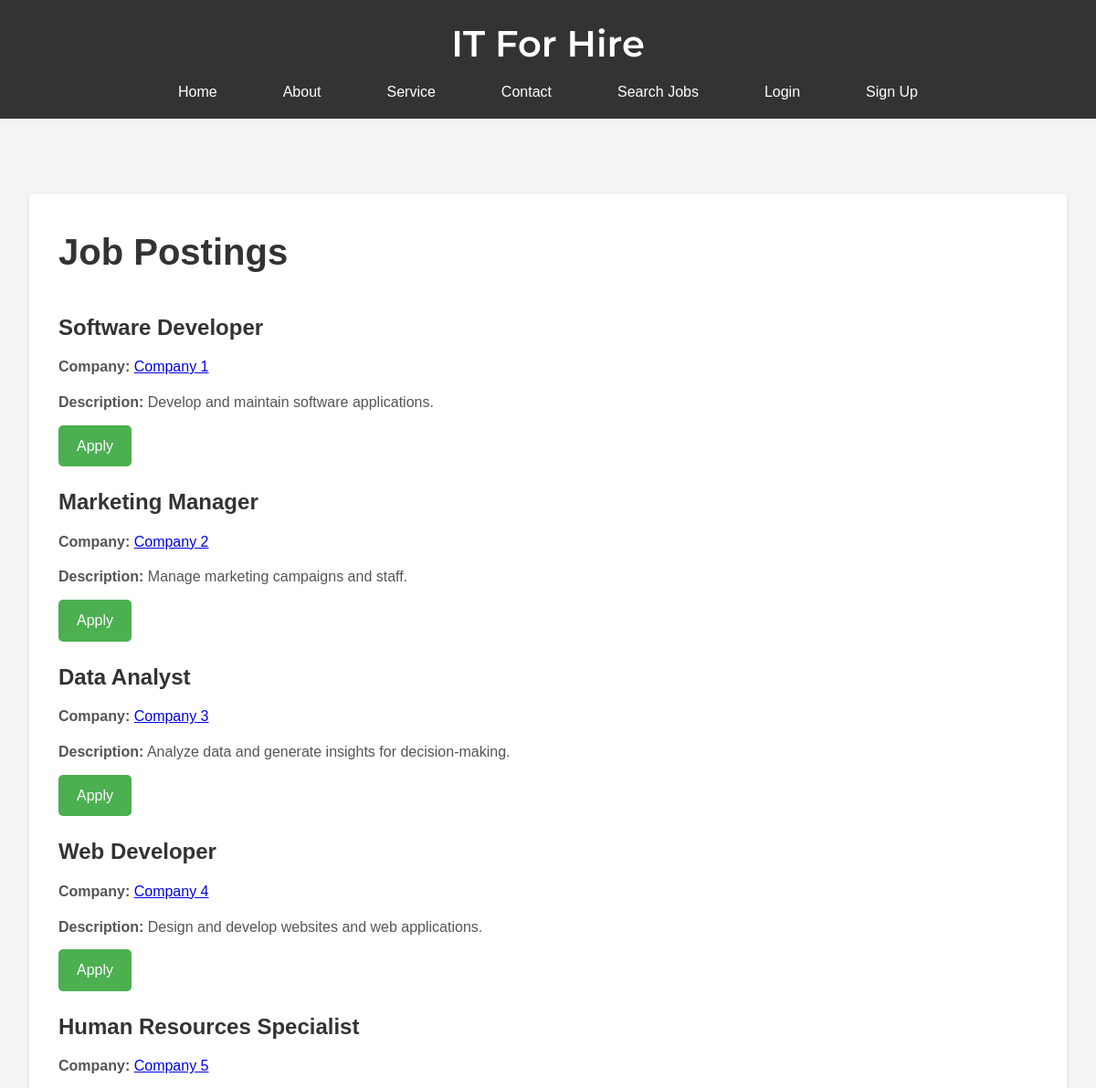
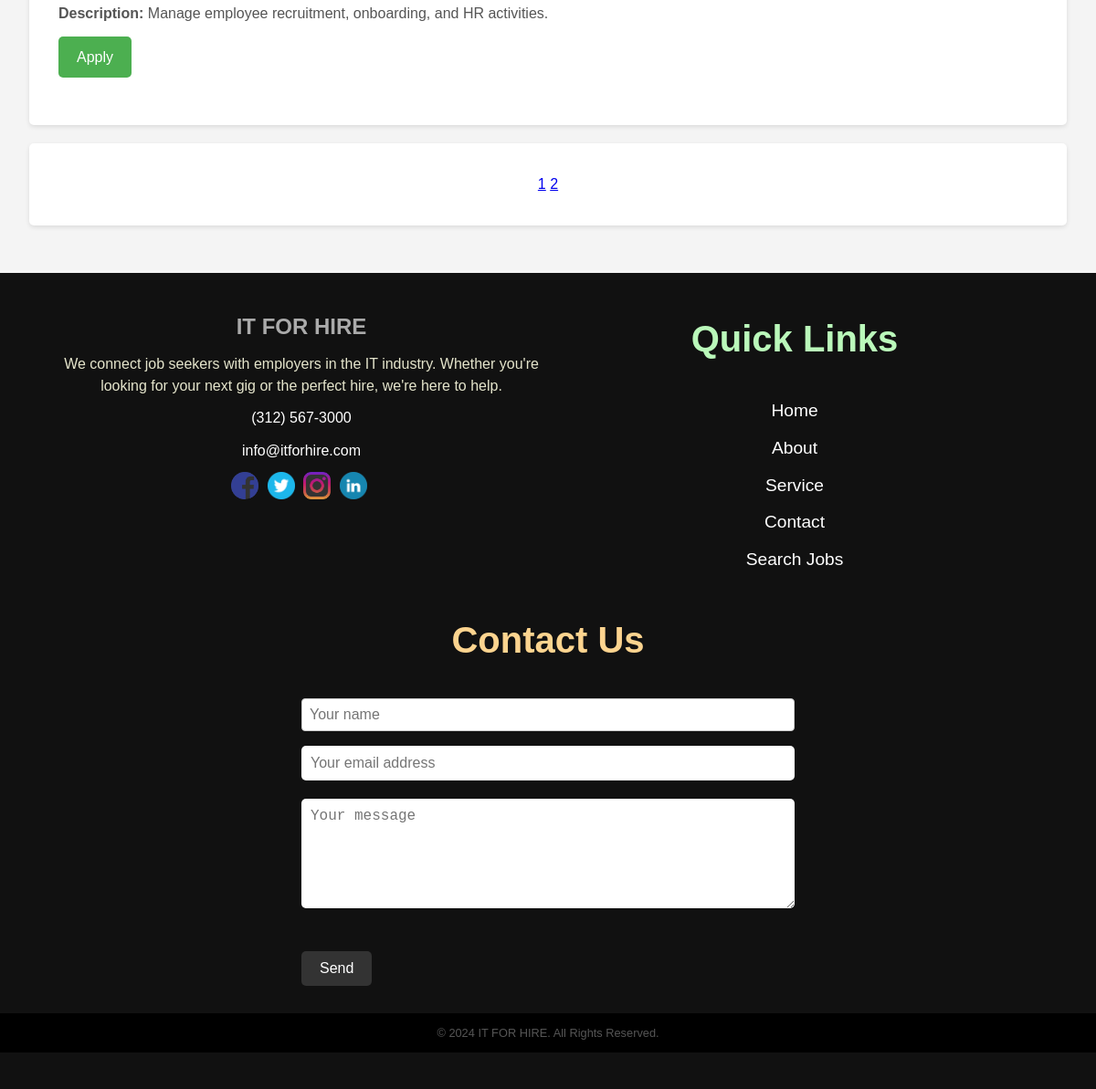
Screenshot of /search.php with the database file from the repository (2 pictures, top to bottom).
### tables this page shows
CREATE TABLE jobs (
    job_id INT AUTO_INCREMENT PRIMARY KEY,
    company_id INT NOT NULL,
    category_id INT NOT NULL,
    title VARCHAR(255) NOT NULL,
    description TEXT,
    salary DECIMAL(10, 2),
    FOREIGN KEY (company_id) REFERENCES companies(company_id),
    FOREIGN KEY (category_id) REFERENCES categories(category_id)
);

CREATE TABLE companies (
    company_id INT AUTO_INCREMENT PRIMARY KEY,
    username VARCHAR(50),
    password VARCHAR(255),
    email VARCHAR(100),
    company_name VARCHAR(100),
    industry VARCHAR(100),
    size ENUM('Small', 'Medium', 'Large'),
    description TEXT,
    address TEXT
);

### search.php (the view, shortened to what this page needs)
<?php
include('header.php');
include('db.php');
$results_per_page = 5;
if (!isset($_GET['page'])) {
    $page = 1;
} else {
    $page = $_GET['page'];
}
$sql = "SELECT companies.company_id, companies.company_name AS company_name, jobs.job_id, jobs.title, jobs.description
        FROM jobs
        INNER JOIN companies ON jobs.company_id = companies.company_id";
$result = mysqli_query($conn, $sql);
$number_of_results = mysqli_num_rows($result);
$number_of_pages = ceil($number_of_results / $results_per_page);
$this_page_first_result = ($page - 1) * $results_per_page;
$sql = "SELECT companies.company_id, companies.company_name AS company_name, jobs.job_id, jobs.title, jobs.description
        FROM jobs
        INNER JOIN companies ON jobs.company_id = companies.company_id
        LIMIT $this_page_first_result, $results_per_page";
$result = mysqli_query($conn, $sql);
?>
<main>
    <section>
        <h2>Job Postings</h2>
        <?php
        while ($row = mysqli_fetch_assoc($result)) {
            echo "<div>";
            echo "<h3>" . htmlspecialchars($row['title']) . "</h3>";
            echo "<p><strong>Company:</strong> <a href='company_details.php?company_id=" . $row['company_id'] . "'>" . htmlspecialchars($row['company_name']) . "</a></p>";
            echo "<p><strong>Description:</strong> " . htmlspecialchars($row['description']) . "</p>";
            if (!isset($_SESSION['company_user']) && !isset($_SESSION['admin'])) {
                echo '<a class="apply-button" href="apply.php?job_id=' . $row['job_id'] . '">Apply</a>';
            } elseif (isset($_SESSION['admin'])) {
                echo '<p><em>Admin users cannot apply for jobs.</em></p>';
            } else {
                echo '<p><em>Company users cannot apply for jobs.</em></p>';
            }
            echo "</div>";
        }
        ?>
    </section>
    <section class="pagination">
        <div>
            <?php
            for ($pg = 1; $pg <= $number_of_pages; $pg++) {
                echo '<a href="search.php?page=' . $pg . '"';
                if ($pg == $page) {
                    echo ' class="active"';
                }
                echo '>' . $pg . '</a> ';
            }
            ?>
        </div>
    </section>
</main>
<?php
include('footer.php');
?>

### header.php (shortened to what this page needs)
<!DOCTYPE html>
<html lang="en">
<head>
    <link rel="stylesheet" href="css/style.css">
</head>
<body>
    <header>
        <div class="title-container">
            <h1>IT For Hire</h1>
        </div>
        <nav>
            <ul>
                <li><a href="index.php">Home</a></li>
                <li><a href="about.php">About</a></li>
                <li><a href="service.php">Service</a></li>
                <li><a href="contact.php">Contact</a></li>
                <li><a href="search.php">Search Jobs</a></li>
                <?php
                if (isset($_SESSION['admin'])) {
                    echo '<li><a href="manage.php">Manage</a></li>';
                    echo '<li><a href="logout.php">Logout</a></li>';
                } else {
                    echo '<li><a href="login.php">Login</a></li>';
                    echo '<li><a href="signup.php">Sign Up</a></li>';
                }
                ?>
            </ul>
        </nav>
    </header>
</body>
</html>

### footer.php (shortened to what this page needs)
<!DOCTYPE html>
<html lang="en">
<head>
    <link rel="stylesheet" href="css/footer.css">
</head>
<body>
    <footer>
        <div class="footer-content">
            <div class="footer-section about">
                <h2 class="logo">IT FOR HIRE</h2>
                <p>
                    We connect job seekers with employers in the IT industry.
                    Whether you're looking for your next gig or the perfect hire,
                    we're here to help.
                </p>
                <div class="contact">
                    <span><i class="fas fa-phone"></i>(312) 567-3000</span>
                    <span><i class="fas fa-envelope"></i>info@itforhire.com</span>
                </div>
                <div class="socials">
                    <a href="#"><img src="media/facebook.png" alt="Facebook"></a>
                    <a href="#"><img src="media/twitter.png" alt="Twitter"></a>
                    <a href="#"><img src="media/instagram.png" alt="Instagram"></a>
                    <a href="#"><img src="media/linkedin.png" alt="LinkedIn"></a>
                </div>
            </div>
            <div class="footer-section links">
                <h2>Quick Links</h2>
                <ul>
                    <li><a href="index.php">Home</a></li>
                    <li><a href="about.php">About</a></li>
                    <li><a href="service.php">Service</a></li>
                    <li><a href="contact.php">Contact</a></li>
                    <li><a href="search.php">Search Jobs</a></li>
                </ul>
            </div>
            <div class="footer-section contact-form">
                <h2>Contact Us</h2>
                <form action="process_contact.php" method="post" id="contact-form">
                    <input type="text" name="name" class="text-input contact-input" placeholder="Your name">
                    <input type="email" name="email" class="text-input contact-input" placeholder="Your email address">
                    <textarea name="message" class="text-input contact-input" placeholder="Your message"></textarea>
                    <button type="submit" class="btn btn-big contact-btn" name="submit_form">
                        Send
                    </button>
                </form>
            </div>
        </div>
        <div class="footer-bottom">
            <p>&copy; 2024 IT FOR HIRE. All Rights Reserved.</p>
        </div>
    </footer>
</body>
</html>

### css/style.css (style rules this page uses)
:root { --header-bg-color: #333; }
header { background-color: var(--header-bg-color); color: #fff; padding: 1rem 0; text-align: center; }
.title-container h1 { color: #fff; margin: 0 auto; font-size: 2.5rem; font-weight: 600; margin-bottom: 0.5rem; }
nav ul { list-style-type: none; padding: 0; margin: 0; display: flex; justify-content: center; align-items: center; }
nav ul li { margin: 0 20px; }
nav ul li a { color: #fff; text-decoration: none; padding: 8px 16px; font-size: 1rem; transition: color 0.3s ease; }
body { font-family: Arial, sans-serif; background-color: #c9d0d4; margin: 0 auto; max-width: 1980px; }
main { max-width: 1700px; margin: 0 auto; padding: 0 20px; }
h1 { font-family: Montserrat, sans-serif; font-size: 2rem; margin-bottom: 30px; color: #333; }
h2 { font-size: 1.8rem; margin-bottom: 20px; color: #333; }
h3 { font-size: 1.5rem; margin-bottom: 10px; color: #333; }
p { line-height: 1.8; margin-bottom: 10px; color: #555; }
img { width: 100%; height: 100%; object-fit: cover; }
section { margin-top: 50px; }
.apply-button { background-color: #4CAF50; color: white; padding: 10px 20px; text-align: center; text-decoration: none; display: inline-block; border-radius: 5px; transition: background-color 0.3s; border: none; cursor: pointer; }
.pagination { margin-top: 20px; margin-bottom: 20px; text-align: center; }
* { margin: 0; padding: 0; box-sizing: border-box; }
body { font-family: 'Montserrat', sans-serif; background-color: #f5f5f5; color: #333; line-height: 1.6; padding: 20px; }

### search.php (style rules this page uses)
.apply-button { margin-bottom: 20px; }
h2 { font-size: 2.5rem; margin-bottom: 2rem; }

### rows the page displays
jobs: title "Software Developer", company.company_name "Company 1", description "Develop and maintain software applications."
jobs: title "Marketing Manager", company.company_name "Company 2", description "Manage marketing campaigns and staff."
jobs: title "Data Analyst", company.company_name "Company 3", description "Analyze data and generate insights for decision-making."
jobs: title "Web Developer", company.company_name "Company 4", description "Design and develop websites and web applications."
jobs: title "Human Resources Specialist", company.company_name "Company 5", description "Manage employee recruitment, onboarding, and HR activities."
